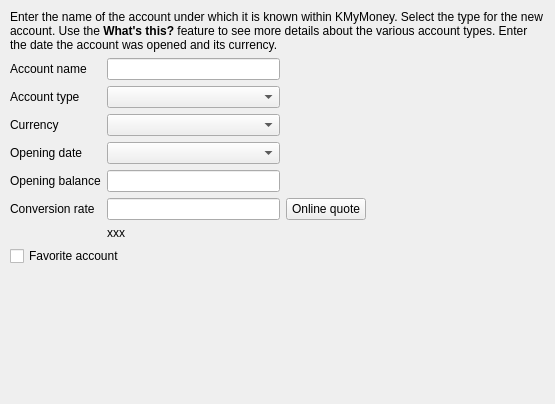
<?xml version="1.0" encoding="UTF-8"?>
<ui version="4.0">
 <class>KAccountTypePage</class>
 <widget class="QWidget" name="KAccountTypePage">
  <property name="geometry">
   <rect>
    <x>0</x>
    <y>0</y>
    <width>555</width>
    <height>404</height>
   </rect>
  </property>
  <layout class="QVBoxLayout">
   <property name="leftMargin">
    <number>10</number>
   </property>
   <property name="topMargin">
    <number>10</number>
   </property>
   <property name="rightMargin">
    <number>10</number>
   </property>
   <property name="bottomMargin">
    <number>10</number>
   </property>
   <item>
    <widget class="QLabel" name="qLabel4">
     <property name="focusPolicy">
      <enum>Qt::NoFocus</enum>
     </property>
     <property name="text">
      <string>Enter the name of the account under which it is known within KMyMoney. Select the type for the new account. Use the &lt;b&gt;What's this?&lt;/b&gt; feature to see more details about the various account types. Enter the date the account was opened and its currency.</string>
     </property>
     <property name="wordWrap">
      <bool>true</bool>
     </property>
    </widget>
   </item>
   <item>
    <layout class="QGridLayout">
     <item row="0" column="0">
      <widget class="QLabel" name="textLabel1">
       <property name="text">
        <string>Account name</string>
       </property>
       <property name="wordWrap">
        <bool>false</bool>
       </property>
      </widget>
     </item>
     <item row="0" column="1">
      <widget class="KLineEdit" name="m_accountName">
       <property name="sizePolicy">
        <sizepolicy hsizetype="MinimumExpanding" vsizetype="Fixed">
         <horstretch>0</horstretch>
         <verstretch>0</verstretch>
        </sizepolicy>
       </property>
       <property name="whatsThis">
        <string>Enter a name under which this account is known within KMyMoney.</string>
       </property>
      </widget>
     </item>
     <item row="1" column="0">
      <widget class="QLabel" name="textLabel2_2">
       <property name="text">
        <string>Account type</string>
       </property>
       <property name="wordWrap">
        <bool>false</bool>
       </property>
      </widget>
     </item>
     <item row="1" column="1">
      <widget class="KMyMoneyGeneralCombo" name="m_typeSelection">
       <property name="sizePolicy">
        <sizepolicy hsizetype="MinimumExpanding" vsizetype="Fixed">
         <horstretch>0</horstretch>
         <verstretch>0</verstretch>
        </sizepolicy>
       </property>
       <property name="whatsThis">
        <string>&lt;p&gt;&lt;b&gt;Checking&lt;/b&gt;
Use the checking account type to manage activities on your checking account e.g. payments, checks and cash card purchases.&lt;/p&gt;

&lt;p&gt;&lt;b&gt;Savings&lt;/b&gt;
Use the savings account type to manage activities on your savings account.&lt;/p&gt;

&lt;p&gt;&lt;b&gt;Credit Card&lt;/b&gt;
Use the credit card account type to manage activities on your credit card.&lt;/p&gt;

&lt;p&gt;&lt;b&gt;Cash&lt;/b&gt;

Use the cash account type to manage activities in your wallet.&lt;/p&gt;

&lt;p&gt;&lt;b&gt;Loan&lt;/b&gt;
Use the loan account type to manage amortization loans (e.g. mortgages, car loan, money you lend, private loans etc.).&lt;/p&gt;

&lt;p&gt;&lt;b&gt;Investment&lt;/b&gt;
Use the investment account to manage your stock, mutual fund and other investments.&lt;/p&gt;

&lt;p&gt;&lt;b&gt;Asset&lt;/b&gt;
Use the asset account type to manage assets (e.g. your house, car or art collection).&lt;/p&gt;

&lt;p&gt;&lt;b&gt;Liability&lt;/b&gt;
Use the liability account type to manage any type of liability except amortization loans. Use it for taxes you owe or money you borrowed from friends. For amortization loans like mortgages you should create a loan account.&lt;/p&gt;</string>
       </property>
      </widget>
     </item>
     <item row="2" column="0">
      <widget class="QLabel" name="textLabel3">
       <property name="text">
        <string>Currency</string>
       </property>
       <property name="wordWrap">
        <bool>false</bool>
       </property>
      </widget>
     </item>
     <item row="2" column="1">
      <widget class="KMyMoneyCurrencySelector" name="m_currencyComboBox">
       <property name="sizePolicy">
        <sizepolicy hsizetype="MinimumExpanding" vsizetype="Fixed">
         <horstretch>0</horstretch>
         <verstretch>0</verstretch>
        </sizepolicy>
       </property>
       <property name="whatsThis">
        <string>Select the currency in which this account is denominated.</string>
       </property>
      </widget>
     </item>
     <item row="2" column="2" colspan="2">
      <spacer name="spacer6">
       <property name="orientation">
        <enum>Qt::Horizontal</enum>
       </property>
       <property name="sizeType">
        <enum>QSizePolicy::Expanding</enum>
       </property>
       <property name="sizeHint" stdset="0">
        <size>
         <width>231</width>
         <height>20</height>
        </size>
       </property>
      </spacer>
     </item>
     <item row="3" column="0">
      <widget class="QLabel" name="textLabel2">
       <property name="text">
        <string>Opening date</string>
       </property>
       <property name="wordWrap">
        <bool>false</bool>
       </property>
      </widget>
     </item>
     <item row="3" column="1">
      <widget class="KMyMoneyDateEdit" name="m_openingDate">
       <property name="focusPolicy">
        <enum>Qt::StrongFocus</enum>
       </property>
       <property name="whatsThis">
        <string>&lt;p&gt;The opening date would be the date of the last statement. In case you want to keep track of transactions prior to this date, enter the ending balance and statement date of a prior statement and add all following transactions into KMyMoney. KMyMoney will not allow you to enter or modify transactions prior to this date.&lt;/p&gt;
&lt;p&gt;&lt;i&gt;Note&lt;/i&gt;: If you do not know the exact amount of the opening balance, enter an estimate. You can change this value later before you reconcile this account for the first time.&lt;/p&gt;</string>
       </property>
      </widget>
     </item>
     <item row="4" column="0">
      <widget class="QLabel" name="m_openingBalanceLabel">
       <property name="text">
        <string>Opening balance</string>
       </property>
       <property name="wordWrap">
        <bool>false</bool>
       </property>
      </widget>
     </item>
     <item row="4" column="1">
      <widget class="AmountEdit" name="m_openingBalance">
       <property name="minimumSize">
        <size>
         <width>150</width>
         <height>0</height>
        </size>
       </property>
       <property name="focusPolicy">
        <enum>Qt::StrongFocus</enum>
       </property>
       <property name="whatsThis">
        <string>&lt;p&gt;The opening balance is the balance of the account when you start using it with KMyMoney. For new accounts this is usually 0 but for existing accounts this may well differ. Please consult the account statements to figure out this value. The opening balance is to be provided in the currency of the account as selected with the currency button.&lt;/p&gt;
&lt;p&gt;&lt;i&gt;Note&lt;/i&gt;: If you do not know the exact amount of the opening balance, enter an estimate. You can change this value later before you reconcile this account for the first time.&lt;/p&gt;</string>
       </property>
       <property name="resetButtonVisibility" stdset="0">
        <bool>false</bool>
       </property>
      </widget>
     </item>
     <item row="5" column="0">
      <widget class="QLabel" name="m_conversionLabel">
       <property name="text">
        <string>Conversion rate</string>
       </property>
       <property name="wordWrap">
        <bool>false</bool>
       </property>
      </widget>
     </item>
     <item row="5" column="1">
      <widget class="AmountEdit" name="m_conversionRate">
       <property name="focusPolicy">
        <enum>Qt::StrongFocus</enum>
       </property>
       <property name="whatsThis">
        <string>For foreign currencies an initial conversion rate needs to be provided. This should be the price of the foreign currency in the base currency on the opening date of the account.</string>
       </property>
       <property name="resetButtonVisibility" stdset="0">
        <bool>false</bool>
       </property>
      </widget>
     </item>
     <item row="5" column="2">
      <widget class="QPushButton" name="m_onlineQuote">
       <property name="text">
        <string>Online quote</string>
       </property>
      </widget>
     </item>
     <item row="5" column="3">
      <spacer name="spacer3">
       <property name="orientation">
        <enum>Qt::Horizontal</enum>
       </property>
       <property name="sizeType">
        <enum>QSizePolicy::Expanding</enum>
       </property>
       <property name="sizeHint" stdset="0">
        <size>
         <width>61</width>
         <height>21</height>
        </size>
       </property>
      </spacer>
     </item>
     <item row="6" column="1">
      <widget class="QLabel" name="m_conversionExample">
       <property name="text">
        <string>xxx</string>
       </property>
       <property name="wordWrap">
        <bool>false</bool>
       </property>
      </widget>
     </item>
     <item row="7" column="0" colspan="2">
      <widget class="QCheckBox" name="m_preferredAccount">
       <property name="toolTip">
        <string>Mark this checkbox to include the account in the group of favorite accounts</string>
       </property>
       <property name="whatsThis">
        <string>Selecting the &lt;b&gt;Favorite Account&lt;/b&gt; checkbox will allow preferred access to this account in some dialogs and views of KMyMoney.</string>
       </property>
       <property name="text">
        <string>Favorite account</string>
       </property>
      </widget>
     </item>
    </layout>
   </item>
   <item>
    <spacer name="spacer18">
     <property name="orientation">
      <enum>Qt::Vertical</enum>
     </property>
     <property name="sizeType">
      <enum>QSizePolicy::Expanding</enum>
     </property>
     <property name="sizeHint" stdset="0">
      <size>
       <width>20</width>
       <height>16</height>
      </size>
     </property>
    </spacer>
   </item>
  </layout>
 </widget>
 <layoutdefault spacing="6" margin="11"/>
 <customwidgets>
  <customwidget>
   <class>KComboBox</class>
   <extends>QComboBox</extends>
   <header>kcombobox.h</header>
  </customwidget>
  <customwidget>
   <class>KLineEdit</class>
   <extends>QLineEdit</extends>
   <header>klineedit.h</header>
  </customwidget>
  <customwidget>
   <class>KDateComboBox</class>
   <extends>QComboBox</extends>
   <header>kdatecombobox.h</header>
  </customwidget>
  <customwidget>
   <class>KMyMoneyDateEdit</class>
   <extends>KDateComboBox</extends>
   <header>kmymoneydateedit.h</header>
  </customwidget>
  <customwidget>
   <class>KMyMoneyCurrencySelector</class>
   <extends>KComboBox</extends>
   <header>kmymoneycurrencyselector.h</header>
   <container>1</container>
  </customwidget>
  <customwidget>
   <class>AmountEdit</class>
   <extends>QLineEdit</extends>
   <header>amountedit.h</header>
  </customwidget>
  <customwidget>
   <class>KMyMoneyGeneralCombo</class>
   <extends>KComboBox</extends>
   <header>kmymoneygeneralcombo.h</header>
   <container>1</container>
  </customwidget>
 </customwidgets>
 <resources/>
 <connections/>
</ui>
